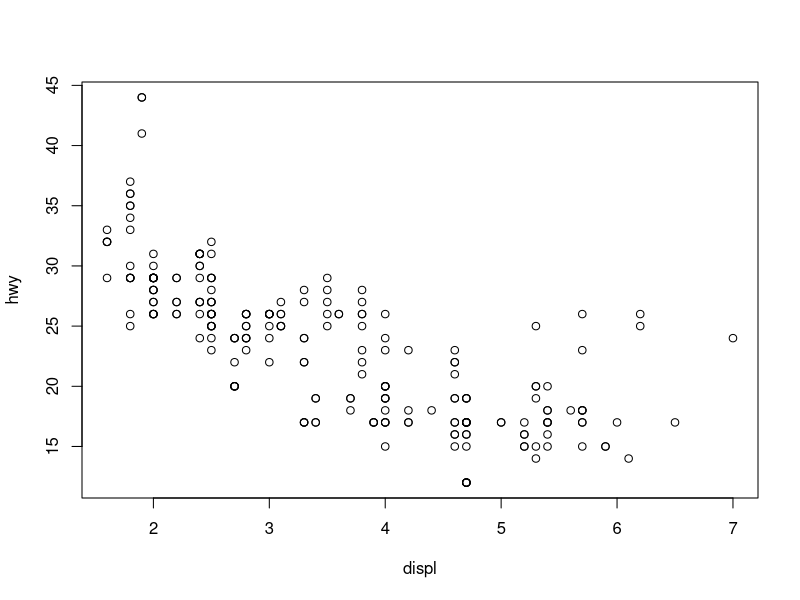
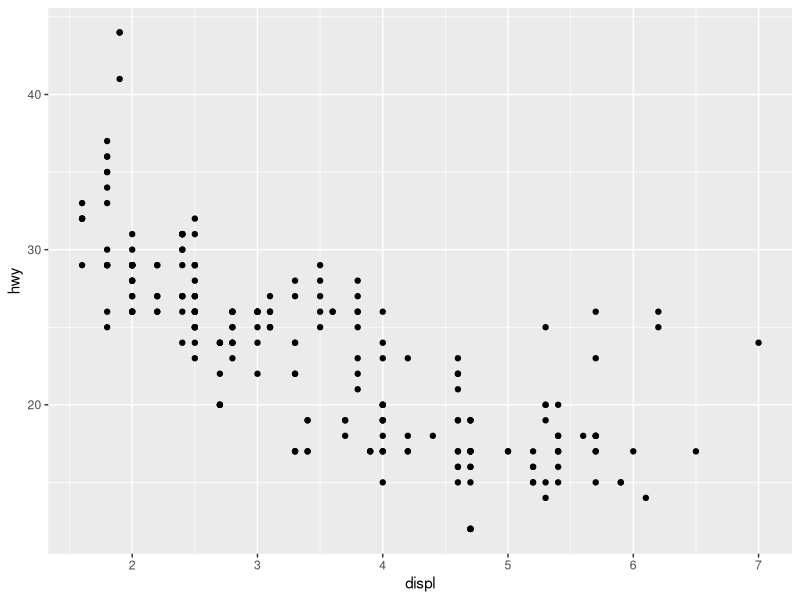
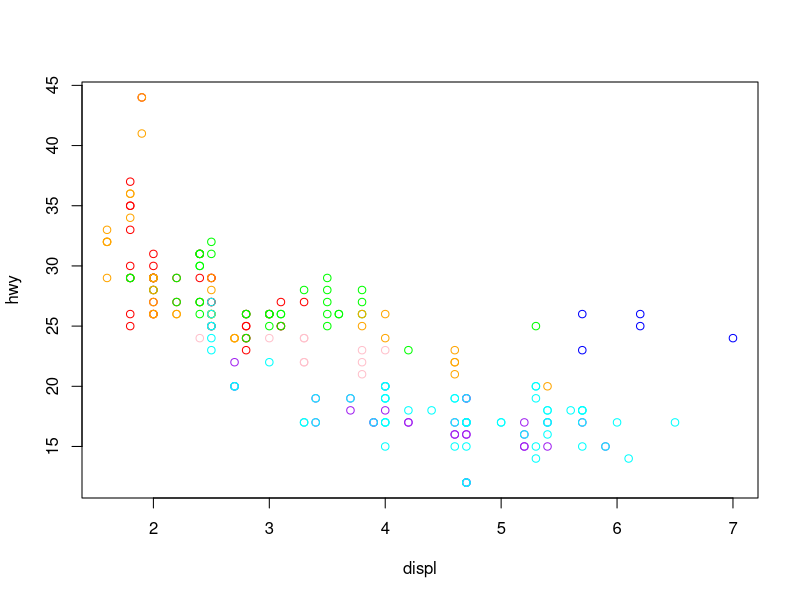
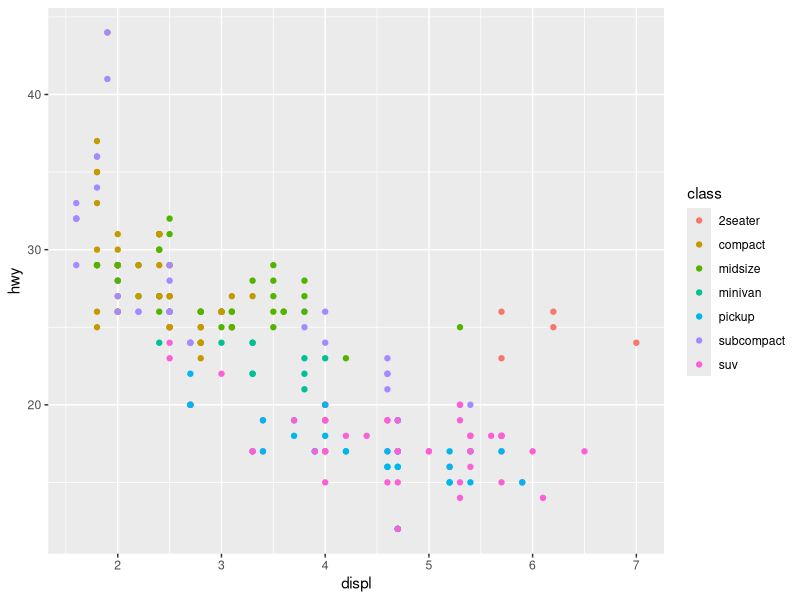
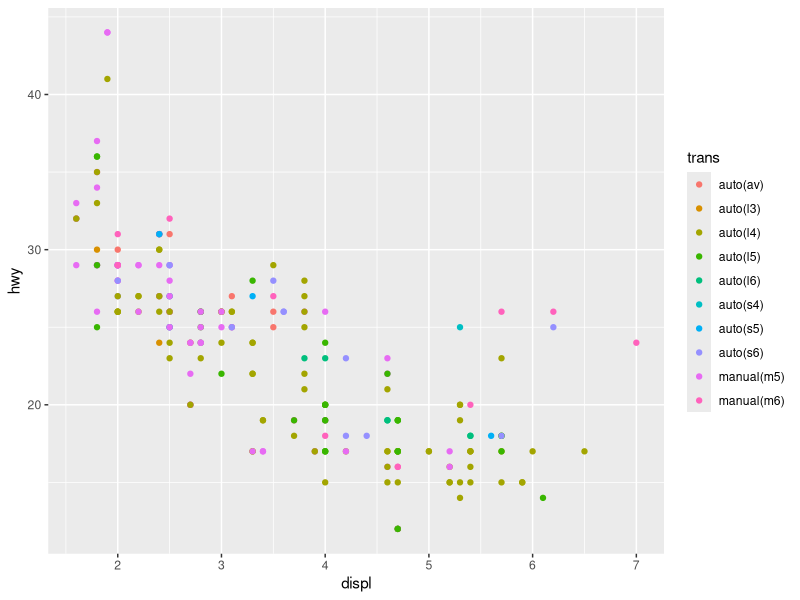
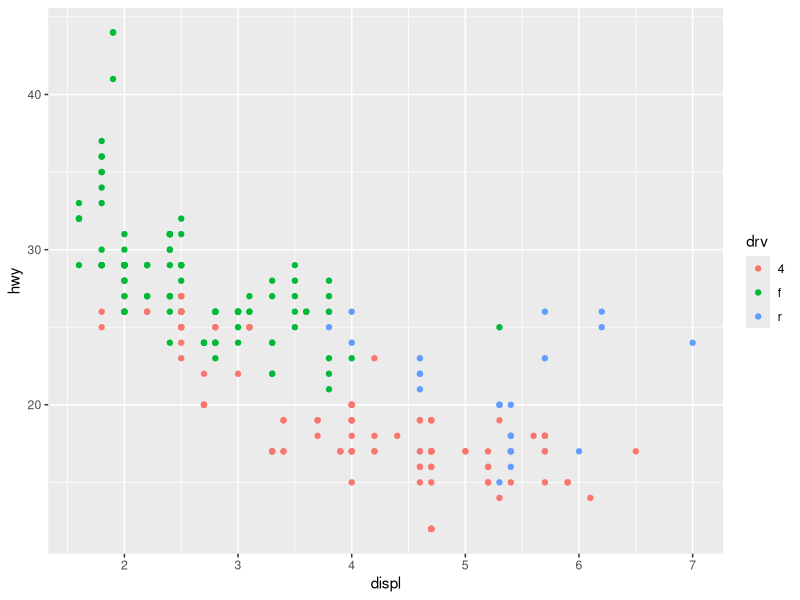
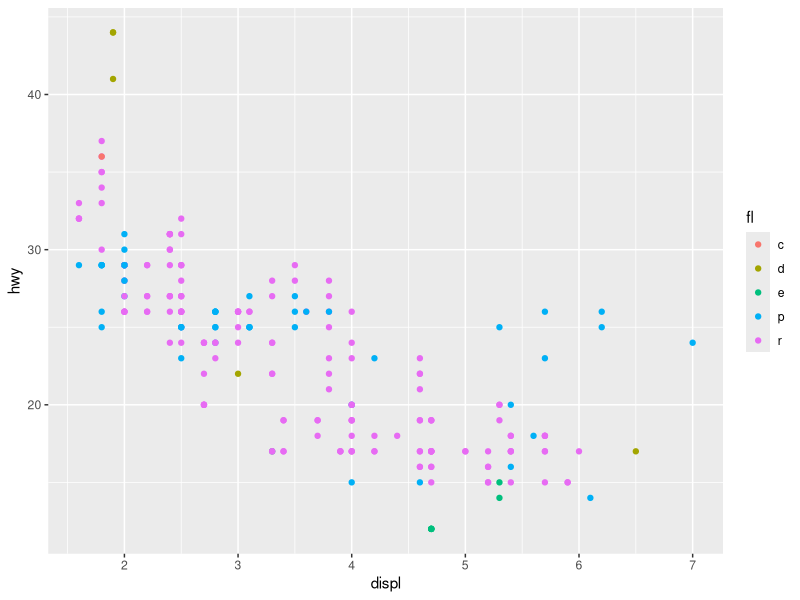
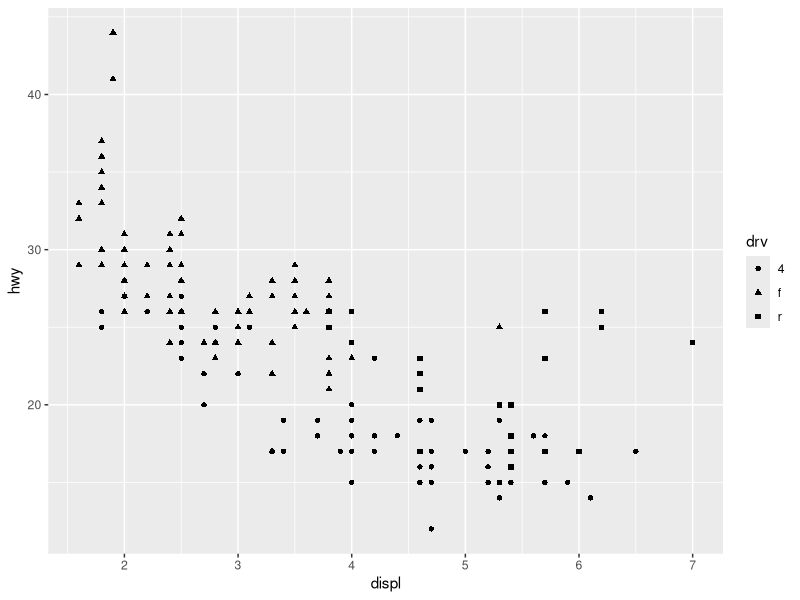

The R source for these figures, in order:
## ---- chunk 1
knitr::opts_chunk$set(echo = TRUE)
## ---- chunk 2
library(tidyverse)
## ---- chunk 3
glimpse(mpg)
## ---- chunk 4
summary(mpg)
## ---- chunk 5
table(mpg$year)
table(mpg$cyl)
table(mpg$drv)
table(mpg$trans)
table(mpg$class)

## ---- chunk 6
plot(hwy~displ,data=mpg)
## ---- chunk 7
ggplot(mpg,aes(x=displ,y=hwy)) +
  geom_point()
## ---- chunk 8

plot(hwy~displ,data=mpg,type="n",xlim=c(min(mpg$displ),max(mpg$displ)),ylim=c(min(mpg$hwy),max(mpg$hwy)))
points(hwy~displ,data=subset(mpg,class=="2seater"),col="blue")
points(hwy~displ,data=subset(mpg,class=="compact"),col="red")
points(hwy~displ,data=subset(mpg,class=="midsize"),col="green")
points(hwy~displ,data=subset(mpg,class=="minivan"),col="pink")     
points(hwy~displ,data=subset(mpg,class=="pickup"),col="purple")
points(hwy~displ,data=subset(mpg,class=="subcompact"),col="orange")
points(hwy~displ,data=subset(mpg,class=="suv"),col="cyan")

## ---- chunk 9
ggplot(mpg,aes(x=displ,y=hwy,color=class)) +
  geom_point()
## ---- chunk 10

ggplot(mpg,aes(x=displ,y=hwy,color=trans)) +
  geom_point()
ggplot(mpg,aes(x=displ,y=hwy,color=drv)) +
  geom_point()
ggplot(mpg,aes(x=displ,y=hwy,color=fl)) +
  geom_point()

## ---- chunk 11
#Two examples using the shape aesthetic 
#map drv (i.e. drive shaft) to the shape aesthetic
ggplot(mpg,aes(x=displ,y=hwy,shape=drv)) +
  geom_point()
#map class to the shape aesthethic
ggplot(mpg,aes(x=displ,y=hwy,shape=class)) +
  geom_point()
#What happened to the suv's in the second plot?
## ---- chunk 12
#map drv to both color and shape
ggplot(mpg,aes(x=displ,y=hwy,color=drv, shape=drv)) +
  geom_point()
## ---- chunk 13

## ---- chunk 14
# Using the color aesthetic for numeric variables

ggplot(mpg,aes(x=displ, y=hwy, color=cty)) +
  geom_point()
ggplot(mpg,aes(x=displ, y=hwy, color=cyl)) +
  geom_point()

## ---- chunk 15

## ---- chunk 16
# How many values does year have in this dataset?
table(mpg$year)

#Why doesn't a color gradient make sense for the year variable?
#(Hint: Look at the legend)

ggplot(mpg,aes(x=displ, y=hwy, color=year)) +
  geom_point()

# Would be better to show the two years as two distinct colors
## ---- chunk 17
#Although year is a numeric variables, it is not continuous 
#and has only two values
#so it makes more sense to treat it as categorical.
#Use as.factor(year) to convert year to a categorical variable.

ggplot(mpg,aes(x=displ, y=hwy, color=as.factor(year)))  +
  geom_point()
## ---- chunk 18
#the variable cyl could also be treated as categorical 

ggplot(mpg,aes(x=displ,y=hwy,color=as.factor(cyl))) +
  geom_point()

## ---- chunk 19
ggplot(mpg,aes(x=displ,y=hwy,size=cyl)) +
  geom_point()

#What is the warning message that you get with the next plot?
ggplot(mpg,aes(x=displ,y=hwy,size=class)) +
  geom_point()


## ---- chunk 20
#Adding a trend line to a scatterplot

ggplot(mpg,aes(x=displ,y=hwy)) +
  geom_point() + #note there is another + indicating another layer will follow
  geom_smooth()
## ---- chunk 21
#Can specify colors to be used for geometries with color=
#Instead of being mapped to a variable, color is mapped to a constant value, i.e. a specific color
#note, the specific value goes in quotes 
ggplot(mpg,aes(x=displ,y=hwy)) +
  geom_point(color="purple") +
  geom_smooth(color="red")

## ---- chunk 22
colors() #prints a list to the console winddow
## ---- chunk 23
ggplot(mpg,aes(x=displ,y=hwy)) +
  geom_point(color="maroon3")+
  geom_smooth(color="turquoise4")
## ---- chunk 24

#Setting color and size manually

ggplot(mpg,aes(x=displ,y=hwy)) + 
  geom_point(color="blue",size=3)

#Setting the transparency manually with alpha property

ggplot(mpg,aes(x=displ,y=hwy)) + 
  geom_point(color="blue",size=3,alpha=.3)

## ---- chunk 25


ggplot(mpg,aes(x=displ,y=hwy)) + 
  geom_jitter(color="blue",size=3,alpha=.3)

## ---- chunk 26
#What happens if you map an aesthetic to a condition instead of a variable? 

ggplot(mpg, aes(x = displ, y = hwy, color = displ < 4)) +
  geom_point()

ggplot(mpg, aes(x = displ, y = hwy, color = cty > 17)) +
  geom_point()



